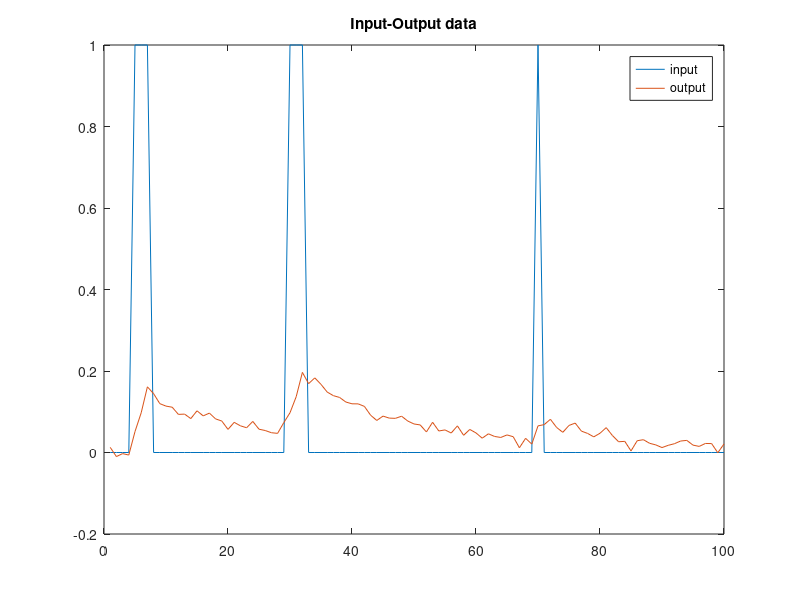

MATLAB code for this plot: (Note: this script raises an error after producing the figure.)
% mcat_eg1
%
% MCAT EXAMPLE 1 - SINGLE LINEAR STORAGE MODEL
%
% Matthew Lees, Imperial College London, July 1999

disp(' ')
disp('This example runs a monte-carlo sampling simulation of a')
disp('simple dynamic model (a discrete linear store), sets up')
disp('the data input matrices for MCAT, and then starts MCAT')
disp(' ')
disp('to see the code in this batch file open the file MCAT_EG1.m')
disp(' ')
disp('Hit any key to continue...');pause
disp(' ')

% set model parameters
disp('The model parameters are: residence time (rt) = 20 and gain = 1');disp(' ')
disp('Hit any key to continue...');pause;disp(' ')
rt=20;		 		% residence time
gain=1;				% gain
noiselev=0.01; 	% noise level

% generate a synthetic input
u=zeros(100,1);
y=u;
u(5:7)=[1 1 1];u(30:32)=[1 1 1];u(70)=1;

% generate the system output
for i=2:100
   y(i)=(1-1/rt)*y(i-1)+(1/rt)*gain*u(i); % discrete linear store;
end

% add some white measurement noise to the output
yn=y+randn(size(y))*noiselev;

disp('A synthetic input is generated as input to the linear storage model')
disp('This model is then run and data error is added to the output response')
disp(' ')
disp('Hit any key to continue...');pause;disp(' ')

% plot data
hh=figure;
plot([u yn]);
legend('input','output')
title('Input-Output data')
disp('Hit any key to continue...');pause
close(hh);

disp('A Monte-Carlo experiment is now carried out where 1000 sets of output data')
disp('are simulated using the model with parameters sampled from a uniform distribution')
disp(' ')
disp('The uniform distribution boundaries are: rt (10-30); gain(0.5-2)')
disp(' ');
disp('For each model (parameter set) a number of objectives are calculated by')
disp('comparing the model output with the ''real'' output. The objectives calculated')
disp('are the sum of the squared errors (sse) and the absolute bias (abias)')
disp(' ')
disp('The variable, peak output, is also stored for input into MCAT')
disp(' ')
disp('Hit any key to continue...');pause;disp(' ')

% MC options
rtlb    =10; 		% residence time uniform distribution lower bound
rtup    =30; 		% residence time uniform distribution upper bound
gainlb  =0.5; 		% gain uniform distribution lower bound
gainup  =2;  		% gain uniform distribution upper bound
ns      =1000; 	    % no. of MC sims

% generate matrix of random samples from parameter distributions
rtmc=(rand(ns,1)*(rtup-rtlb))+rtlb;
gainmc=(rand(ns,1)*(gainup-gainlb))+gainlb;

% intialise output matrices (speeds program up)
sse=zeros(ns,1);abias=zeros(ns,1);peako=zeros(ns,1);
mct=zeros(ns,100);

h = waitbar(0,'Running Monte-Carlo simulation, please wait...');
% run MC simulation
for k=1:ns
   for i=2:100
     mct(k,i)=(1-1/rtmc(k))*mct(k,i-1)+(1/rtmc(k))*gainmc(k)*u(i); % discrete linear store;
   end
   e=yn-mct(k,:)';
   sse(k)=sum(e.^2); % sum of squared errors
   abias(k)=abs(sum(e)/length(mct(k,:))); % absolute bias
   peako(k)=max(mct(k,:));
   waitbar(k/ns)
end
close(h)

disp('setting up the data input matrices for MCAT, and starting MCAT')
disp(' ')
disp('Hit any key to continue...');pause;disp(' ')

% set up input for MCAT
pars=[rtmc gainmc];	                % MC parameter matrix [no. of sims x no. of pars]
crit=[sse abias]; 	                % MC criteria matrix [no. of sims x no. of criteria]
vars=[peako];			            % MC variable matrix [no. of sims x no. of pars]
mct=mct;					        % MC ouput time-series matrix [no. of sims x no. of samples]
obs=y;					            % observed time-series vector [no. of samples x 1]
id='Linear storage model example';	% descriptor [string]
pstr=str2mat('rt','gain');		    % parameter names [string matrix - use str2mat to create]
cstr=str2mat('sse','abias');	    % criteria names [string matrix - use str2mat to create]
vstr=str2mat('peak output');	    % variable names [string matrix - use str2mat to create]
dt=1;								% sampling interval in minutes
t=[];								% time vector if irregularly spaced samples

% start MCAT
mcat(pars,crit,vars,mct,[],obs,id,pstr,cstr,vstr,dt,t);
